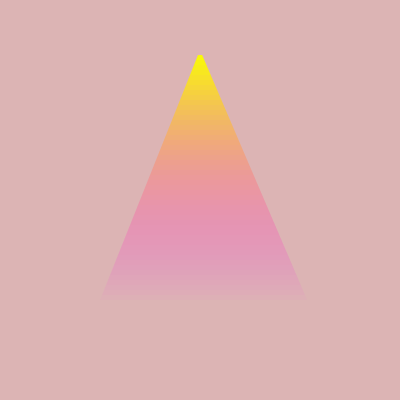
Frame 1 (no input)
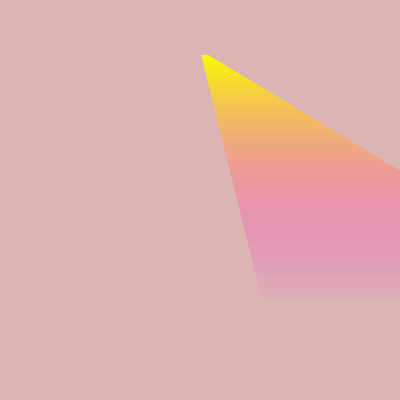
Frame 60 (the mouse pressed at the canvas centre just before this capture)
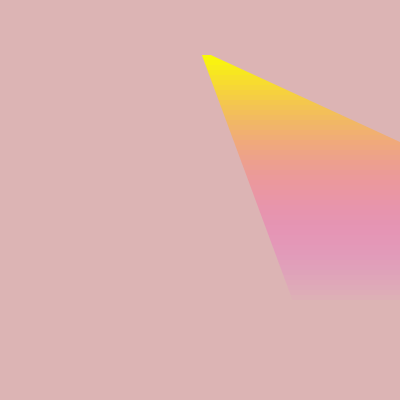
Frame 120 (the mouse held since frame 60 and released just before this capture)

The Processing sketch that drew these frames (run headless with seeded random() and noise(); from frame 60 on, the mouse is pressed at the canvas centre):

// Processing sketch: kjegle_tan_3
// ── kjegle_tan_3.pde

float v_1, v_2, v_3;

float l1;

float x1, x2, x3, x4, y1, y2, y3, y4;

float vStep;
float sinusV, sinusB;

int beamSteps;

void setup() {
  size(400, 400);
  l1 = 5; /// lengden rett nedover ...
  vStep = TAU/400;

  //// skal bruke en sinusbølge som vinkel til kjeglen ...

  sinusV = 0;  /// tenker å la denne øke hele tiden med vStep ...
  sinusB = 0;   /// denne bølgen blir resultatet av sin(sinusV)*n;
  beamSteps = 50;
  noStroke();
}


void draw() {
  background(220, 180, 180);
  sinusV += vStep;
  sinusB = sin(sinusV)*PI/4;
  //// println(sinusB);

  for (int l=1; l<beamSteps; l++) {
    pushMatrix();
    translate(width/2, 50);
    tan_line(sinusB, l1, l);
    popMatrix();
  }
}


void tan_line(float vinkel, float lengde, int count) {

  //stroke(0);
  int n = count;

  float factor = (n*255/beamSteps);

  l1 = lengde;
  v_1 = vinkel;
  v_2 = v_1 + PI/8;
  v_3 = v_1 - PI/8;

  x1 = tan(v_3)*l1*n;
  x2 = tan(v_2)*l1*n;
  x3 = tan(v_2)*l1*(n+1);
  x4 = tan(v_3)*l1*(n+1);
  y1 = l1*n;
  y2 = l1*n;
  y3 = l1*(n+1);
  y4 = l1*(n+1);
  fill(250, 255-factor, factor, 255-factor );
  quad(x1, y1, x2, y2, x3, y3, x4, y4);
}
